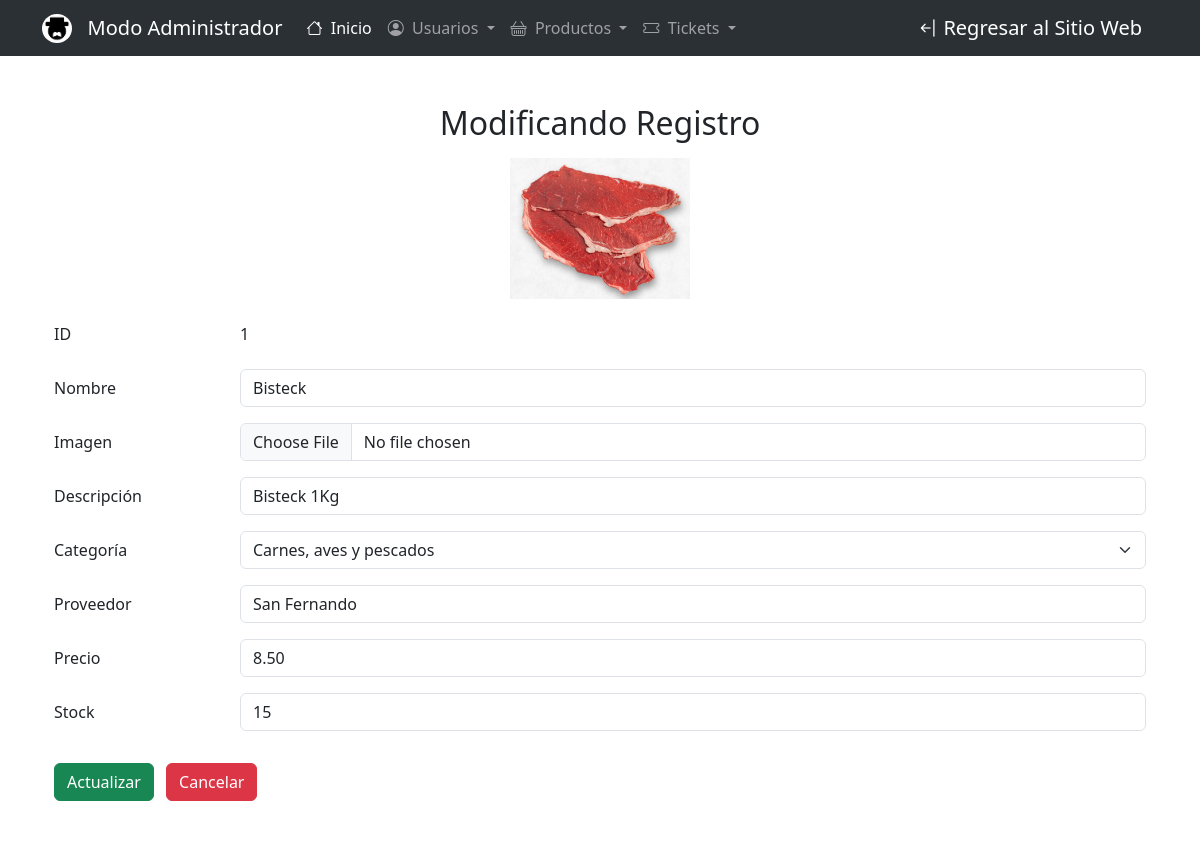
/views/admin/productos/edit.php?id=1, run on the app's committed database.
### tables this page shows
CREATE TABLE `productos` (
  `id` int(11) NOT NULL,
  `name_prod` varchar(255) NOT NULL,
  `img_prod` varchar(2500) NOT NULL,
  `cate_prod` varchar(255) NOT NULL,
  `desc_prod` varchar(255) NOT NULL,
  `prov_prod` varchar(255) NOT NULL,
  `cost_prod` decimal(10,2) NOT NULL,
  `stock_prod` int(11) NOT NULL
);

### config/db.php (called while the page is built)
<?php
    class db{
        private $host = 'localhost';
        private $dbname = 'bd_dongil';
        private $user = 'root';
        private $password = '';
        public function conexion(){
            try {
                $PDO = new PDO("mysql:host=".$this->host.";dbname=".$this->dbname,$this->user,$this->password);
                return $PDO;
            } catch (PDOException $e) {
                return $e->getMessage();
            }
        }
    }
?>

### controllers/productosController.php (called while the page is built, shortened)
<?php
    require_once('/xampp/htdocs/Web_Proyect/models/productosModel.php');
    class productosController{
        private $model;
        public function __construct()
        {
            $this->model = new productosModel();
        }
        public function showProduct($id)
        {
            return ($this->model->showProduct($id))!=false ?  $this->model->showProduct($id) : header(Location: index.php);
        }
    }
?>

### models/productosModel.php (called while the page is built, shortened)
<?php
    require_once('/xampp/htdocs/Web_Proyect/config/db.php');
    class productosModel{
        private $PDO;
        public function __construct()
        {
            $con = new db();
            $this-> PDO = $con -> conexion();
        }
        public function showProduct($id)
        {
            $stament = $this->PDO->prepare('SELECT * FROM productos where id = :id limit 1');
            $stament->bindParam(':id', $id);
            return ($stament->execute()) ? $stament->fetch() : false ;
        }
    }
?>

### views/admin/productos/edit.php (the view)
<?php
    require_once('../templates/head.php');
    require_once('/xampp/htdocs/Web_Proyect/controllers/productosController.php');
    $obj = new productosController();
    $producto = $obj->showProduct($_GET['id']);
?>
<div class="row">
    <div class="col-md-12 rounded p-4 mb-4" style="background: rgba(255,255,255, 0.85);backdrop-filter: blur(5px)">
        <div class="text-center mb-3">
            <h2 class="mb-3">Modificando Registro</h2>
            <img width="180" src="/Web_Proyect/assets/images/<?= $producto['img_prod']?>" alt="">
        </div>
        <form action="update.php" method="POST" autocomplete="off" enctype="multipart/form-data">
            <div class="mb-3 row">
                <label for="txtId" class="col-sm-2 col-form-label">ID</label>
                <div class="col-sm-10">
                    <input type="text" name="txtId" readonly class="form-control-plaintext" id="txtId"
                        value="<?= $producto['id']?>">
                </div>
            </div>
            <div class="mb-3 row">
                <label for="txtNameProd" class="col-sm-2 col-form-label">Nombre</label>
                <div class="col-sm-10">
                    <input type="text" name="txtNameProd" class="form-control" id="txtNameProd"
                        value="<?= $producto['name_prod']?>">
                </div>
            </div>
            <div class="mb-3 row">
                <label for="txtImgProd" class="col-sm-2 col-form-label">Imagen</label>
                <div class="col-sm-10">
                    <input type="file" name="txtImgProd" class="form-control" id="txtImgProd"
                        value="<?= $producto['img_prod']?>">
                </div>
            </div>
            <div class="mb-3 row">
                <label for="txtDescProd" class="col-sm-2 col-form-label">Descripción</label>
                <div class="col-sm-10">
                    <input type="text" name="txtDescProd" requires class="form-control" id="txtDescProd"
                        value="<?= $producto['desc_prod']?>">
                </div>
            </div>
            <div class="mb-3 row">
                <label for="txtCateProd" class="col-sm-2 col-form-label">Categoría</label>
                <div class="col-sm-10">
                    <select class="form-select" aria-label="Default select example" id="txtCateProd" name="txtCateProd">
                        <?php
                            $categorias = array(
                            'Bebidas', 'Carnes, aves y pescados', 'Congelados', 'Cuidado Personal',
                            'Frutas y Verduras', 'Lácteos', 'Limpieza', 'Panadería y Pastelería');
                            foreach ($categorias as $categoria) {
                                $selected = ($producto['cate_prod'] == $categoria) ? 'selected' : '';
                                echo "<option value='$categoria' $selected>$categoria</option>";
                            }
                        ?>
                    </select>
                </div>
            </div>
            <div class="mb-3 row">
                <label for="txtProvProd" class="col-sm-2 col-form-label">Proveedor</label>
                <div class="col-sm-10">
                    <input type="text" name="txtProvProd" class="form-control" id="txtProvProd"
                        value="<?= $producto['prov_prod']?>">
                </div>
            </div>
            <div class="mb-3 row">
                <label for="txtCostProd" class="col-sm-2 col-form-label">Precio</label>
                <div class="col-sm-10">
                    <input type="text" name="txtCostProd" class="form-control" id="txtCostProd"
                        value="<?= $producto['cost_prod']?>">
                </div>
            </div>
            <div class="mb-3 row">
                <label for="txtCantProd" class="col-sm-2 col-form-label">Stock</label>
                <div class="col-sm-10">
                    <input type="number" name="txtCantProd" class="form-control" id="txtCantProd"
                        value="<?= $producto['stock_prod']?>">
                </div>
            </div>
            <div>
                <input type="submit" class="btn btn-success mt-3" value="Actualizar">
                <a class="btn btn-danger ms-2 mt-3" href="show.php?id=<?= $producto['id']?>">Cancelar</a>
            </div>
        </form>
    </div>
</div>
<?php require_once('../templates/footer.php') ?>

### views/admin/templates/head.php (style rules this page uses)
body { background-image: url('https://cloudappi-web.s3.eu-west-1.amazonaws.com/wp-content/uploads/2022/02/02090502/imagenes-blog.jpg'); background-size: cover; background-repeat: no-repeat; background-position: center; background-attachment: fixed; }

### data on the page
productos: img_prod (picture), txtId "1", txtNameProd "Bisteck", txtDescProd "Bisteck 1Kg", txtProvProd "San Fernando", txtCostProd "8.50", txtCantProd "15"

### other printed values
form field txtCateProd "Carnes, aves y pescados"
